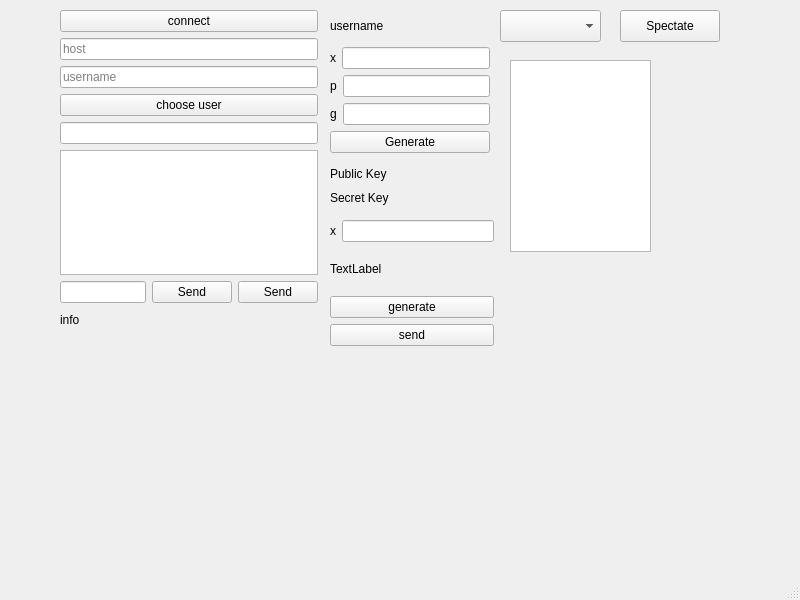
<?xml version="1.0" encoding="UTF-8"?>
<ui version="4.0">
 <class>MainWindow</class>
 <widget class="QMainWindow" name="MainWindow">
  <property name="geometry">
   <rect>
    <x>0</x>
    <y>0</y>
    <width>800</width>
    <height>600</height>
   </rect>
  </property>
  <property name="windowTitle">
   <string>MainWindow</string>
  </property>
  <widget class="QWidget" name="centralwidget">
   <widget class="QWidget" name="verticalLayoutWidget">
    <property name="geometry">
     <rect>
      <x>330</x>
      <y>10</y>
      <width>160</width>
      <height>179</height>
     </rect>
    </property>
    <layout class="QVBoxLayout" name="verticalLayout_2">
     <item>
      <widget class="QLabel" name="label">
       <property name="text">
        <string>username</string>
       </property>
      </widget>
     </item>
     <item>
      <layout class="QHBoxLayout" name="horizontalLayout_2">
       <item>
        <widget class="QLabel" name="label_4">
         <property name="text">
          <string>x</string>
         </property>
        </widget>
       </item>
       <item>
        <widget class="QLineEdit" name="lineEdit_4">
         <property name="enabled">
          <bool>true</bool>
         </property>
        </widget>
       </item>
      </layout>
     </item>
     <item>
      <layout class="QHBoxLayout" name="horizontalLayout_4">
       <item>
        <widget class="QLabel" name="label_5">
         <property name="text">
          <string>p</string>
         </property>
        </widget>
       </item>
       <item>
        <widget class="QLineEdit" name="lineEdit_5">
         <property name="enabled">
          <bool>true</bool>
         </property>
        </widget>
       </item>
      </layout>
     </item>
     <item>
      <layout class="QHBoxLayout" name="horizontalLayout_3">
       <item>
        <widget class="QLabel" name="label_6">
         <property name="text">
          <string>g</string>
         </property>
        </widget>
       </item>
       <item>
        <widget class="QLineEdit" name="lineEdit_6"/>
       </item>
      </layout>
     </item>
     <item>
      <widget class="QPushButton" name="pushButton_4">
       <property name="enabled">
        <bool>true</bool>
       </property>
       <property name="text">
        <string>Generate</string>
       </property>
      </widget>
     </item>
     <item>
      <widget class="QLabel" name="label_2">
       <property name="enabled">
        <bool>true</bool>
       </property>
       <property name="text">
        <string>Public Key</string>
       </property>
      </widget>
     </item>
    </layout>
   </widget>
   <widget class="QLabel" name="label_3">
    <property name="geometry">
     <rect>
      <x>330</x>
      <y>190</y>
      <width>91</width>
      <height>16</height>
     </rect>
    </property>
    <property name="text">
     <string>Secret Key</string>
    </property>
   </widget>
   <widget class="QComboBox" name="comboBox">
    <property name="geometry">
     <rect>
      <x>500</x>
      <y>10</y>
      <width>101</width>
      <height>32</height>
     </rect>
    </property>
   </widget>
   <widget class="QTextBrowser" name="textBrowser_2">
    <property name="geometry">
     <rect>
      <x>510</x>
      <y>60</y>
      <width>141</width>
      <height>192</height>
     </rect>
    </property>
   </widget>
   <widget class="QPushButton" name="pushButton_6">
    <property name="geometry">
     <rect>
      <x>620</x>
      <y>10</y>
      <width>100</width>
      <height>32</height>
     </rect>
    </property>
    <property name="text">
     <string>Spectate</string>
    </property>
   </widget>
   <widget class="QWidget" name="verticalLayoutWidget_2">
    <property name="geometry">
     <rect>
      <x>330</x>
      <y>220</y>
      <width>164</width>
      <height>126</height>
     </rect>
    </property>
    <layout class="QVBoxLayout" name="verticalLayout_3">
     <item>
      <layout class="QHBoxLayout" name="horizontalLayout_5">
       <item>
        <widget class="QLabel" name="label_7">
         <property name="text">
          <string>x</string>
         </property>
        </widget>
       </item>
       <item>
        <widget class="QLineEdit" name="lineEdit_8"/>
       </item>
      </layout>
     </item>
     <item>
      <widget class="QLabel" name="label_8">
       <property name="text">
        <string>TextLabel</string>
       </property>
      </widget>
     </item>
     <item>
      <widget class="QPushButton" name="pushButton_7">
       <property name="text">
        <string>generate</string>
       </property>
      </widget>
     </item>
     <item>
      <widget class="QPushButton" name="pushButton_8">
       <property name="text">
        <string>send</string>
       </property>
      </widget>
     </item>
    </layout>
   </widget>
   <widget class="QLabel" name="infoLabel">
    <property name="geometry">
     <rect>
      <x>60</x>
      <y>310</y>
      <width>251</width>
      <height>20</height>
     </rect>
    </property>
    <property name="text">
     <string>info</string>
    </property>
   </widget>
   <widget class="QWidget" name="">
    <property name="geometry">
     <rect>
      <x>60</x>
      <y>10</y>
      <width>258</width>
      <height>293</height>
     </rect>
    </property>
    <layout class="QVBoxLayout" name="verticalLayout">
     <item>
      <widget class="QPushButton" name="pushButton">
       <property name="text">
        <string>connect</string>
       </property>
      </widget>
     </item>
     <item>
      <widget class="QLineEdit" name="lineEdit_7">
       <property name="text">
        <string/>
       </property>
       <property name="placeholderText">
        <string>host</string>
       </property>
      </widget>
     </item>
     <item>
      <widget class="QLineEdit" name="lineEdit_2">
       <property name="inputMask">
        <string/>
       </property>
       <property name="text">
        <string/>
       </property>
       <property name="placeholderText">
        <string>username</string>
       </property>
      </widget>
     </item>
     <item>
      <widget class="QPushButton" name="pushButton_3">
       <property name="text">
        <string>choose user</string>
       </property>
      </widget>
     </item>
     <item>
      <widget class="QLineEdit" name="lineEdit_3">
       <property name="text">
        <string/>
       </property>
      </widget>
     </item>
     <item>
      <widget class="QTextBrowser" name="textBrowser"/>
     </item>
     <item>
      <layout class="QHBoxLayout" name="horizontalLayout">
       <item>
        <widget class="QLineEdit" name="lineEdit"/>
       </item>
       <item>
        <widget class="QPushButton" name="pushButton_5">
         <property name="text">
          <string>Send</string>
         </property>
        </widget>
       </item>
       <item>
        <widget class="QPushButton" name="pushButton_2">
         <property name="text">
          <string>Send</string>
         </property>
        </widget>
       </item>
      </layout>
     </item>
    </layout>
   </widget>
  </widget>
  <widget class="QMenuBar" name="menubar">
   <property name="geometry">
    <rect>
     <x>0</x>
     <y>0</y>
     <width>800</width>
     <height>22</height>
    </rect>
   </property>
  </widget>
  <widget class="QStatusBar" name="statusbar"/>
 </widget>
 <resources/>
 <connections/>
</ui>
